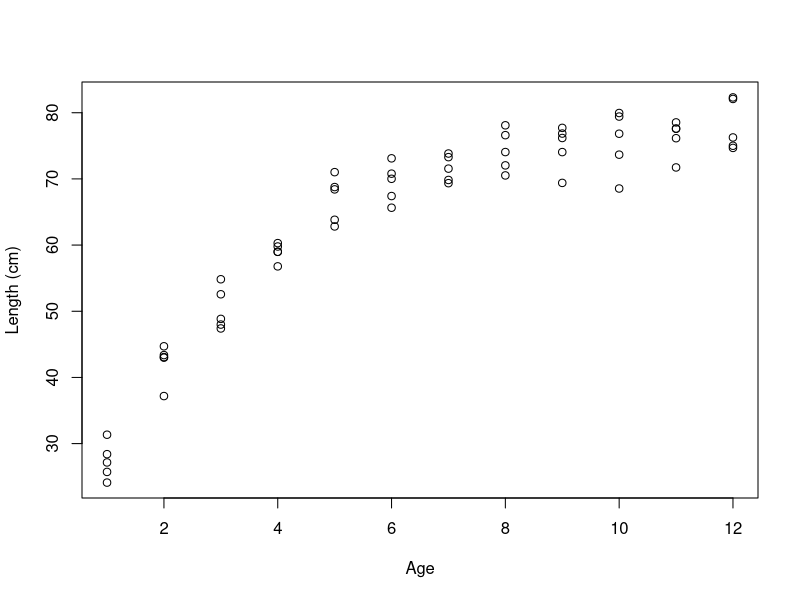

Generate this figure with R:
# Fitting von Bertalanffy curve to simulated data
rm(list=ls()) # Clear Environment

# Choose von Bertalanffy parameter values and other simulation settings
L_inf <- 80  # e.g., 80-cm fish
k <- 0.3 # Slope
t_0 <- -0.5 # Age at length 0
MaxAge <- 12
SystSample <- 5  # Number per age group
N.AgeLen <- SystSample * MaxAge
Age <- rep(1:MaxAge, each=SystSample)
Var_L <- 10 # Variance about age-length relationship
Len <- rnorm(n=N.AgeLen,L_inf*(1-exp(-k*(Age-t_0))), sd=sqrt(Var_L))

plot(Age, Len, xlab="Age", ylab="Length (cm)")
